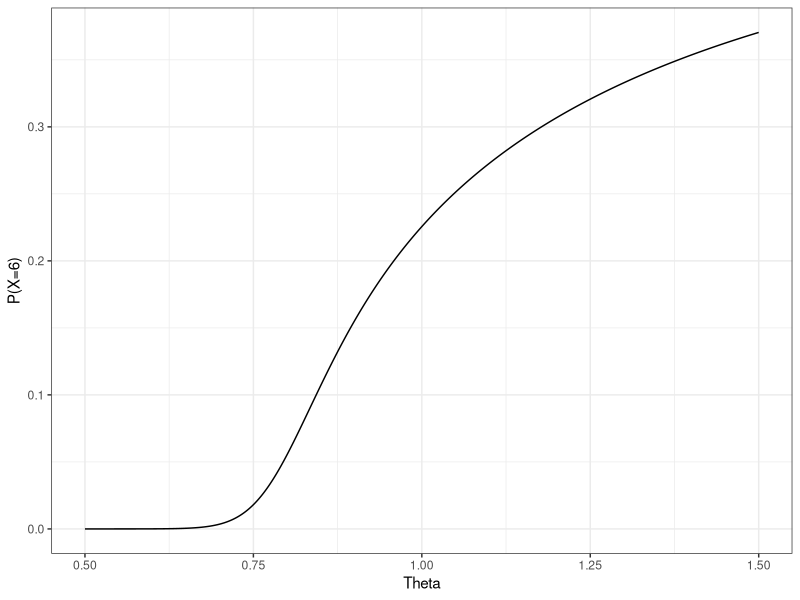
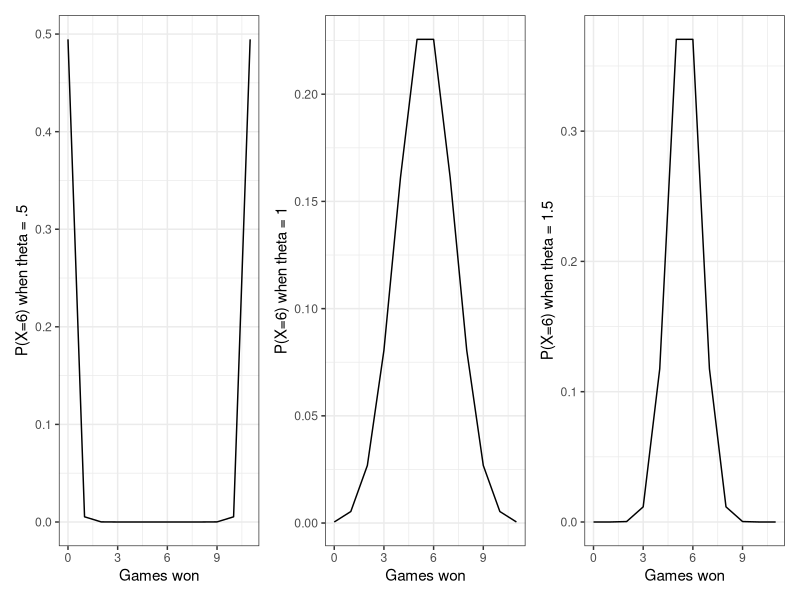

Source code (R) for these figures, in order:
## ---- chunk 1
#| echo: false

default_chunk_hook  <- knitr::knit_hooks$get("chunk")

latex_font_size <- c("Huge", "huge", "LARGE", "Large", 
                     "large", "normalsize", "small", 
                     "footnotesize", "scriptsize", "tiny")

knitr::knit_hooks$set(chunk = function(x, options) {
  x <- default_chunk_hook(x, options)
  if(options$size %in% latex_font_size) {
    paste0("\n \\", options$size, "\n\n", 
      x, 
      "\n\n \\normalsize"
    )
  } else {
    x
  }
})
## ---- chunk 2
#| label: load-packages
#| include: false
library(tidyverse)
library(patchwork)
## ---- chunk 3
daltbinom <- function(x, size, prob, theta){
  normalizing.constant <- 0
  for(j in 0:size){
    normalizing.constant <- normalizing.constant + 
      choose(size, j) * prob^j * (1-prob)^(size-j) * theta^(j*(size-j))
  }
  # Probability Mass at x=x
  (1/normalizing.constant) *
    choose(size, x) * prob^x * (1-prob)^(size-x) * theta^(x*(size-x)) *
      (x>=0)*(x<=size)
}
## ---- chunk 4
daltbbinom.single <- function(x, size, alpha, beta, theta){
    integrand <- function(p) {
    sapply(p, # integrate will pass in a vector, so we use sapply to apply the following
           function(p_val){
             # f(x|p) * f(p|alpha, beta)
             daltbinom(x, size, p_val, theta) * dbeta(p_val, alpha, beta)
           }
    )
  }
  # Probability Mass at x=x
  # integrate(integrand, lower = 0, upper = 1)$value * (x>=0)*(x<=size)
  # I shrink the bounds below to avoid log(0)=-infinty
  # I use try() to catch when there is an error and avoid crashing
  res <- try(integrate(integrand, lower = 1e-7, upper = 1 - 1e-7)$value * 
                  (x>=0)*(x<=size), 
             silent = TRUE)
  # If there is an error, return a near-zero probability
  if(inherits(res, "try-error")) return(0.1^6)
  
  res
}
# Write a function that works on a vector
daltbbinom <- function(x, size, alpha, beta, theta){
  sapply(X=x, FUN=daltbbinom.single, size=size, alpha=alpha, beta=beta, theta=theta)
}
## ---- chunk 5
library(tidyverse)
p=.5 
x = 6
theta= seq(.5, 1.5, .001)
data = daltbinom(x = x, size = 11, prob = p, theta = theta)
ggdat <- tibble(theta = theta) |>
 mutate(Probability = data)
## ---- chunk 6
#| label: fig-line-theta-prob
#| fig-cap: "P(X=6) for different values of theta."
#| fig-width: 5
#| fig-height: 3
#| scale: "80%"
#| fig-align: "center"
#| size: scriptsize
ggplot(data = ggdat) +
  geom_line(aes(x = theta, y = Probability))+
  theme_bw() + 
    labs(x = "Theta",
        y="P(X=6)")
## ---- chunk 7
x=0:11
theta_.5_data=daltbinom(x=x, size=11, prob = .5, theta = .5)
theta_1_data=daltbinom(x=x, size=11, prob=.5, theta = 1)
theta_1.5_data=daltbinom(x=x, size=11, prob=.5, theta = 1.5)
ggdat <- tibble(Games_won = x) |>
 mutate(Theta_.5 = theta_.5_data, Theta_1=theta_1_data, Theta_1.5=theta_1.5_data)
## ---- chunk 8
library(patchwork)
theta.5plot= ggplot(data = ggdat) +
  geom_line(aes(x = Games_won, y = Theta_.5))+
  theme_bw() + 
    labs(x = "Games won",
        y="P(X=6) when theta = .5")
theta1plot = ggplot(data = ggdat) +
  geom_line(aes(x = Games_won, y = Theta_1))+
  theme_bw() + 
    labs(x = "Games won",
        y="P(X=6) when theta = 1")
theta1.5plot = ggplot(data = ggdat) +
  geom_line(aes(x = Games_won, y = Theta_1.5))+
  theme_bw() + 
    labs(x = "Games won",
        y="P(X=6) when theta = 1.5")

theta.5plot+theta1plot+theta1.5plot
